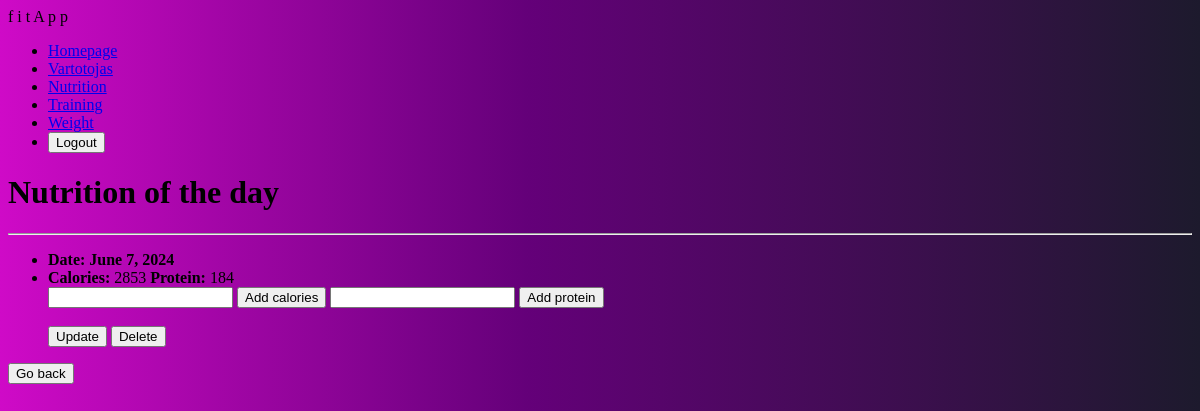
/fitness/nutrition/1 (signed in), run on an earlier commit of the app's database.
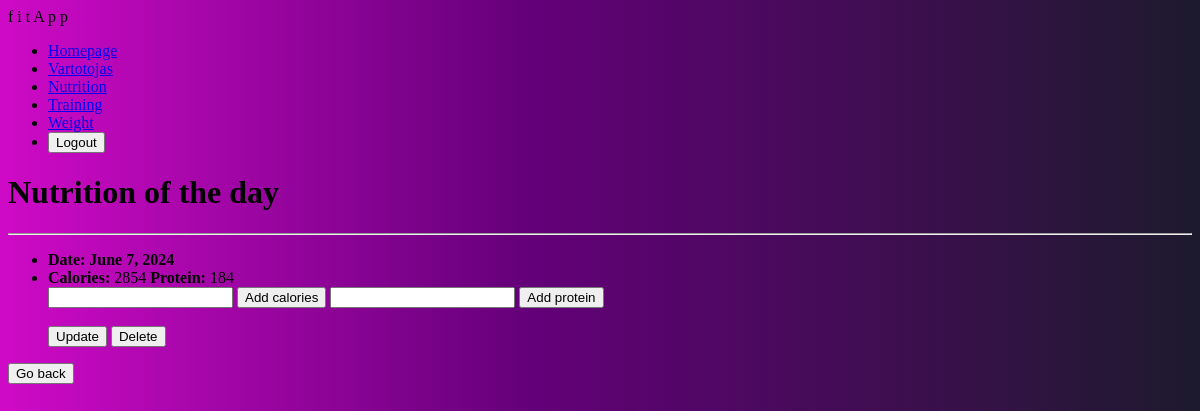
And on a later commit of the database.
### fitness/models.py (models this page shows, shortened)
class DayOfEating(models.Model):
    date = models.DateField('Date', default=date.today)
    kcal = models.IntegerField('Calories', blank=True, null=True)
    protein = models.IntegerField('Protein', blank=True, null=True)
    athlete = models.ForeignKey(User, on_delete=models.SET_NULL, null=True, blank=True)
    class Meta:
        verbose_name = 'Day of eating'
        verbose_name_plural = 'Days of eating'

### fitness/views.py (the view, shortened to what this page needs)
# urls.py: path('nutrition/<int:pk>', views.DayOfEatingDetailView.as_view(), name='nutrition-details'),
class DayOfEatingDetailView(LoginRequiredMixin, DetailView):
    model = DayOfEating
    template_name = 'day_of_eating_details.html'

### templates/day_of_eating_details.html (shortened to what this page needs)
{% extends "base.html" %}
{% block content %}
    <h1>Nutrition of the day</h1>
    <hr>
    <ul id="atitraukta">
        <li><strong >Date: {{object.date}}</strong></li>
        <li><strong>Calories:</strong> {{object.kcal}}
            <strong>Protein:</strong> {{object.protein}}
        </li>
        <form method="post">
            <input type="number" name="calories">
            <button type="submit" name="action" value="Add calories">Add calories</button>
            <input type="number" name="protein">
            <button type="submit" name="action" value="Add protein">Add protein</button>
        </form>
                <br/>
        <div>
          <a href="{% url 'nutrition-update' object.id %}" ><button>Update</button></a>
          <a href="{% url 'nutrition-delete' object.id %}" ><button id="destroy">Delete</button></a>
        </div>
    </ul>
    <a href="{% url 'nutrition' %}"><button>Go back</button></a>
{% endblock %}

What changed in the data, as far as the page shows it:
changed DayOfEating: kcal "2853" → "2854"
